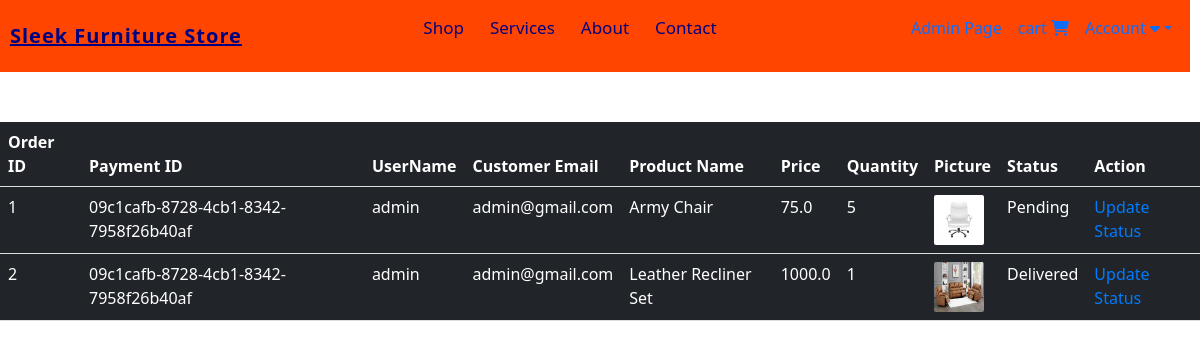
Page /view-orders (signed in) on the earlier database version.
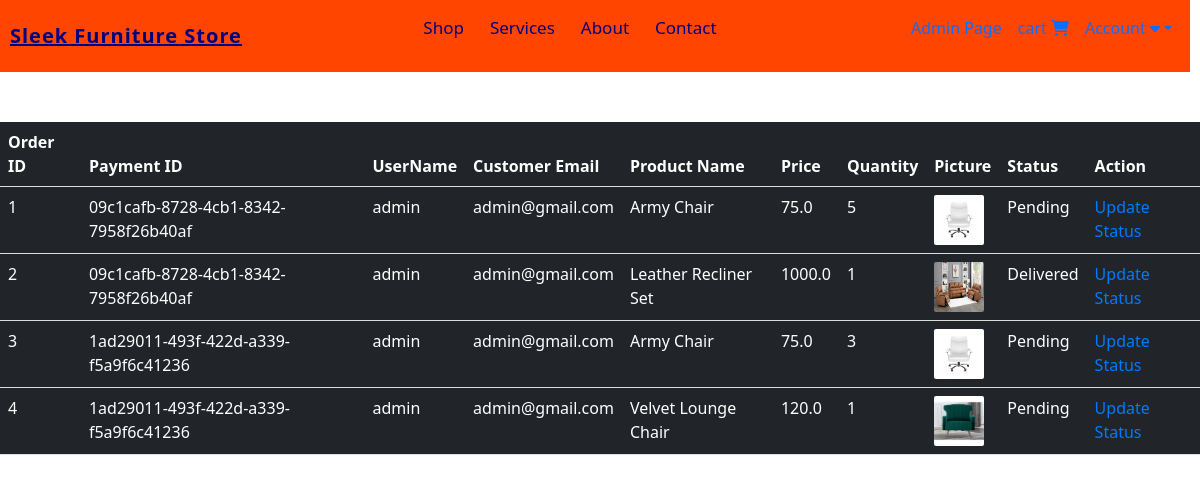
Same page on the later database version.
### website/models.py (models this page shows, shortened)
class Order(db.Model):
    id = db.Column(db.Integer, primary_key=True)
    quantity = db.Column(db.Integer, nullable=False)
    price = db.Column(db.Float, nullable=False)
    status = db.Column(db.String(100), nullable=False)
    payment_id = db.Column(db.String(1000), nullable=False)
    customer_link = db.Column(db.Integer, db.ForeignKey('customer.id'), nullable=False)
    product_link = db.Column(db.Integer, db.ForeignKey('product.id'), nullable=False)

class Customer(db.Model, UserMixin):
    id = db.Column(db.Integer, primary_key=True)
    email = db.Column(db.String(100), unique=True)
    username = db.Column(db.String(100), unique=True)
    password_hash = db.Column(db.String(100), nullable=False)
    date_joined = db.Column(db.DateTime(), default=datetime.utcnow)
    cart_items = db.relationship('Cart', backref=db.backref('customer', lazy=True))
    orders = db.relationship('Order', backref=db.backref('customer', lazy=True))
    @property
    def password(self):
        raise AttributeError('Password is not a readable attribute')

class Product(db.Model):
    id = db.Column(db.Integer, primary_key=True)
    product_name = db.Column(db.String(100), nullable=False)
    current_price = db.Column(db.Float, nullable=False)
    previous_price = db.Column(db.Float, nullable=False)
    in_stock = db.Column(db.Integer, nullable=False)
    product_picture = db.Column(db.String(1000), nullable=False)
    flash_sale = db.Column(db.Boolean, default=False)
    date_added = db.Column(db.DateTime(), default=datetime.utcnow)
    carts = db.relationship('Cart', backref='product', cascade='all, delete-orphan')
    orders = db.relationship('Order', backref='product', cascade='all, delete-orphan')

### website/admin.py (the view)
@admin.route('/view-orders')
@login_required
def order_view():
    if current_user.id == 1:
        orders = Order.query.all()
        return render_template('view_orders.html', orders=orders)
    return render_template('404.html')

### website/__init__.py (called while the page is built)
def create_app():
    app = Flask(__name__)
    app.config['SECRET_KEY'] = 'Marymutiso' #For encrypting session data for auth etc.
    app.config['SQLALCHEMY_DATABASE_URI'] = f'sqlite:///{DB_NAME}'
    db.init_app(app)
    @app.errorhandler(404)
    def page_not_found(error):
        return render_template('404.html'), 404
    login_manager = LoginManager()
    login_manager.init_app(app)
    login_manager.login_view = 'auth.login'
    @login_manager.user_loader
    def load_user(id):
        return Customer.query.get(int(id))
    from .views import views
    from .auth import auth
    from .admin import admin
    from .models import Customer, Product, Cart, Order
    app.register_blueprint(views, url_prefix='/')
    app.register_blueprint(auth, url_prefix='/')
    app.register_blueprint(admin, url_prefix='/')
    return app

### website/templates/view_orders.html (shortened to what this page needs)
{% extends 'base.html' %}
{% block content %}
<table class="table table-dark table-hover">
    <thead>
        <tr>
            <th scope="col">Order ID</th>
            <th scope="col">Payment ID</th>
            <th scope="col">UserName</th>
            <th scope="col">Customer Email</th>
            <th scope="col">Product Name</th>
            <th scope="col">Price</th>
            <th scope="col">Quantity</th>
            <th scope="col">Picture</th>
            <th scope="col">Status</th>
            <th scope="col">Action</th>
        </tr>
    </thead>
    <tbody>
        {% for order in orders %}
        <tr>
            <td>{{ order.id }}</td>
            <td>{{ order.payment_id }}</td>
            <td>{{ order.customer.username }}</td>
            <td>{{ order.customer.email }}</td>
            <td>{{ order.product.product_name }}</td>
            <td>{{ order.price }}</td>
            <td>{{ order.quantity }}</td>
            <td><img src="{{ order.product.product_picture }}" alt="" style="height: 50px; width: 50px; border-radius: 2px;"></td>
            <td>{{ order.status}}</td>
            <td>
                <a href="/update-order/{{ order.id }}">Update Status</a>
            </td>
        </tr>
        {% endfor %}
    </tbody>
</table>
{% endblock %}

Differences in the rows shown:
added Order: id "3", payment_id "1ad29011-493f-422d-a339-f5a9f6c41236", customer.username "admin", customer.email "admin@gmail.com", product.product_name "Army Chair", price "75.0", quantity "3", product.product_picture (picture), status "Pending"
added Order: id "4", payment_id "1ad29011-493f-422d-a339-f5a9f6c41236", customer.username "admin", customer.email "admin@gmail.com", product.product_name "Velvet Lounge Chair", price "120.0", quantity "1", product.product_picture (picture), status "Pending"
